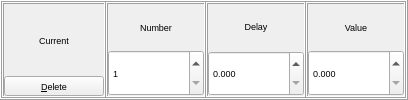
           <widget class="QFrame" name="frame_Shade_Current">
            <property name="frameShape">
             <enum>QFrame::Box</enum>
            </property>
            <property name="frameShadow">
             <enum>QFrame::Raised</enum>
            </property>
            <property name="lineWidth">
             <number>1</number>
            </property>
            <layout class="QHBoxLayout" name="horizontalLayout_10">
             <property name="spacing">
              <number>0</number>
             </property>
             <property name="leftMargin">
              <number>0</number>
             </property>
             <property name="topMargin">
              <number>0</number>
             </property>
             <property name="rightMargin">
              <number>0</number>
             </property>
             <property name="bottomMargin">
              <number>0</number>
             </property>
             <item>
              <widget class="QFrame" name="frame_Shade_Current_Title">
               <property name="frameShape">
                <enum>QFrame::Box</enum>
               </property>
               <property name="frameShadow">
                <enum>QFrame::Raised</enum>
               </property>
               <layout class="QVBoxLayout" name="verticalLayout_14">
                <property name="spacing">
                 <number>0</number>
                </property>
                <property name="leftMargin">
                 <number>0</number>
                </property>
                <property name="topMargin">
                 <number>0</number>
                </property>
                <property name="rightMargin">
                 <number>0</number>
                </property>
                <property name="bottomMargin">
                 <number>0</number>
                </property>
                <item>
                 <widget class="QLabel" name="label_Shade_Current">
                  <property name="minimumSize">
                   <size>
                    <width>100</width>
                    <height>0</height>
                   </size>
                  </property>
                  <property name="font">
                   <font>
                    <pointsize>7</pointsize>
                    <italic>false</italic>
                   </font>
                  </property>
                  <property name="autoFillBackground">
                   <bool>false</bool>
                  </property>
                  <property name="frameShape">
                   <enum>QFrame::NoFrame</enum>
                  </property>
                  <property name="frameShadow">
                   <enum>QFrame::Raised</enum>
                  </property>
                  <property name="text">
                   <string>Current</string>
                  </property>
                  <property name="alignment">
                   <set>Qt::AlignCenter</set>
                  </property>
                 </widget>
                </item>
                <item>
                 <widget class="QPushButton" name="pushButton_Shade_Delete">
                  <property name="minimumSize">
                   <size>
                    <width>0</width>
                    <height>20</height>
                   </size>
                  </property>
                  <property name="maximumSize">
                   <size>
                    <width>16777215</width>
                    <height>20</height>
                   </size>
                  </property>
                  <property name="font">
                   <font>
                    <pointsize>7</pointsize>
                    <italic>false</italic>
                   </font>
                  </property>
                  <property name="focusPolicy">
                   <enum>Qt::NoFocus</enum>
                  </property>
                  <property name="text">
                   <string>&amp;Delete</string>
                  </property>
                 </widget>
                </item>
               </layout>
              </widget>
             </item>
             <item>
              <widget class="QFrame" name="frame_Shade_Number">
               <property name="sizePolicy">
                <sizepolicy hsizetype="Fixed" vsizetype="Fixed">
                 <horstretch>0</horstretch>
                 <verstretch>0</verstretch>
                </sizepolicy>
               </property>
               <property name="minimumSize">
                <size>
                 <width>100</width>
                 <height>50</height>
                </size>
               </property>
               <property name="maximumSize">
                <size>
                 <width>100</width>
                 <height>50</height>
                </size>
               </property>
               <property name="frameShape">
                <enum>QFrame::Box</enum>
               </property>
               <property name="frameShadow">
                <enum>QFrame::Raised</enum>
               </property>
               <layout class="QVBoxLayout" name="verticalLayout_62">
                <property name="spacing">
                 <number>0</number>
                </property>
                <property name="sizeConstraint">
                 <enum>QLayout::SetMaximumSize</enum>
                </property>
                <property name="leftMargin">
                 <number>0</number>
                </property>
                <property name="topMargin">
                 <number>0</number>
                </property>
                <property name="rightMargin">
                 <number>0</number>
                </property>
                <property name="bottomMargin">
                 <number>0</number>
                </property>
                <item>
                 <widget class="QFrame" name="frame_Label_Shade_Number">
                  <property name="frameShape">
                   <enum>QFrame::NoFrame</enum>
                  </property>
                  <property name="frameShadow">
                   <enum>QFrame::Raised</enum>
                  </property>
                  <layout class="QVBoxLayout" name="verticalLayout_63">
                   <property name="leftMargin">
                    <number>0</number>
                   </property>
                   <property name="topMargin">
                    <number>0</number>
                   </property>
                   <property name="rightMargin">
                    <number>0</number>
                   </property>
                   <property name="bottomMargin">
                    <number>0</number>
                   </property>
                   <item>
                    <widget class="QLabel" name="label_Shade_Number">
                     <property name="font">
                      <font>
                       <pointsize>7</pointsize>
                       <italic>false</italic>
                      </font>
                     </property>
                     <property name="autoFillBackground">
                      <bool>false</bool>
                     </property>
                     <property name="frameShape">
                      <enum>QFrame::NoFrame</enum>
                     </property>
                     <property name="frameShadow">
                      <enum>QFrame::Raised</enum>
                     </property>
                     <property name="text">
                      <string>Number</string>
                     </property>
                     <property name="alignment">
                      <set>Qt::AlignCenter</set>
                     </property>
                    </widget>
                   </item>
                  </layout>
                 </widget>
                </item>
                <item>
                 <widget class="QDoubleSpinBox" name="doubleSpinBox_Shade_Number">
                  <property name="sizePolicy">
                   <sizepolicy hsizetype="Preferred" vsizetype="Preferred">
                    <horstretch>0</horstretch>
                    <verstretch>0</verstretch>
                   </sizepolicy>
                  </property>
                  <property name="font">
                   <font>
                    <pointsize>7</pointsize>
                   </font>
                  </property>
                  <property name="wrapping">
                   <bool>false</bool>
                  </property>
                  <property name="frame">
                   <bool>true</bool>
                  </property>
                  <property name="buttonSymbols">
                   <enum>QAbstractSpinBox::UpDownArrows</enum>
                  </property>
                  <property name="accelerated">
                   <bool>true</bool>
                  </property>
                  <property name="keyboardTracking">
                   <bool>true</bool>
                  </property>
                  <property name="showGroupSeparator" stdset="0">
                   <bool>false</bool>
                  </property>
                  <property name="decimals">
                   <number>0</number>
                  </property>
                  <property name="minimum">
                   <double>1.000000000000000</double>
                  </property>
                  <property name="maximum">
                   <double>1000000.000000000000000</double>
                  </property>
                  <property name="singleStep">
                   <double>1.000000000000000</double>
                  </property>
                  <property name="value">
                   <double>1.000000000000000</double>
                  </property>
                 </widget>
                </item>
               </layout>
              </widget>
             </item>
             <item>
              <widget class="QFrame" name="frame_Shade_Delay">
               <property name="sizePolicy">
                <sizepolicy hsizetype="Fixed" vsizetype="Fixed">
                 <horstretch>0</horstretch>
                 <verstretch>0</verstretch>
                </sizepolicy>
               </property>
               <property name="minimumSize">
                <size>
                 <width>100</width>
                 <height>50</height>
                </size>
               </property>
               <property name="maximumSize">
                <size>
                 <width>100</width>
                 <height>50</height>
                </size>
               </property>
               <property name="frameShape">
                <enum>QFrame::Box</enum>
               </property>
               <property name="frameShadow">
                <enum>QFrame::Raised</enum>
               </property>
               <layout class="QVBoxLayout" name="verticalLayout_64">
                <property name="spacing">
                 <number>2</number>
                </property>
                <property name="sizeConstraint">
                 <enum>QLayout::SetMaximumSize</enum>
                </property>
                <property name="leftMargin">
                 <number>0</number>
                </property>
                <property name="topMargin">
                 <number>0</number>
                </property>
                <property name="rightMargin">
                 <number>0</number>
                </property>
                <property name="bottomMargin">
                 <number>0</number>
                </property>
                <item>
                 <widget class="QFrame" name="frame_Label_Shade_Delay">
                  <property name="frameShape">
                   <enum>QFrame::NoFrame</enum>
                  </property>
                  <property name="frameShadow">
                   <enum>QFrame::Raised</enum>
                  </property>
                  <layout class="QVBoxLayout" name="verticalLayout_65">
                   <property name="leftMargin">
                    <number>0</number>
                   </property>
                   <property name="topMargin">
                    <number>0</number>
                   </property>
                   <property name="rightMargin">
                    <number>0</number>
                   </property>
                   <property name="bottomMargin">
                    <number>0</number>
                   </property>
                   <item>
                    <widget class="QLabel" name="label_Shade_Delay">
                     <property name="font">
                      <font>
                       <pointsize>7</pointsize>
                       <italic>false</italic>
                      </font>
                     </property>
                     <property name="autoFillBackground">
                      <bool>false</bool>
                     </property>
                     <property name="frameShape">
                      <enum>QFrame::NoFrame</enum>
                     </property>
                     <property name="frameShadow">
                      <enum>QFrame::Raised</enum>
                     </property>
                     <property name="text">
                      <string>Delay</string>
                     </property>
                     <property name="alignment">
                      <set>Qt::AlignCenter</set>
                     </property>
                    </widget>
                   </item>
                  </layout>
                 </widget>
                </item>
                <item>
                 <widget class="QDoubleSpinBox" name="doubleSpinBox_Shade_Delay">
                  <property name="sizePolicy">
                   <sizepolicy hsizetype="Preferred" vsizetype="Preferred">
                    <horstretch>0</horstretch>
                    <verstretch>0</verstretch>
                   </sizepolicy>
                  </property>
                  <property name="font">
                   <font>
                    <pointsize>7</pointsize>
                   </font>
                  </property>
                  <property name="wrapping">
                   <bool>false</bool>
                  </property>
                  <property name="frame">
                   <bool>true</bool>
                  </property>
                  <property name="buttonSymbols">
                   <enum>QAbstractSpinBox::UpDownArrows</enum>
                  </property>
                  <property name="accelerated">
                   <bool>true</bool>
                  </property>
                  <property name="keyboardTracking">
                   <bool>true</bool>
                  </property>
                  <property name="showGroupSeparator" stdset="0">
                   <bool>false</bool>
                  </property>
                  <property name="decimals">
                   <number>3</number>
                  </property>
                  <property name="minimum">
                   <double>0.000000000000000</double>
                  </property>
                  <property name="maximum">
                   <double>1000000.000000000000000</double>
                  </property>
                  <property name="singleStep">
                   <double>0.100000000000000</double>
                  </property>
                  <property name="value">
                   <double>0.000000000000000</double>
                  </property>
                 </widget>
                </item>
               </layout>
              </widget>
             </item>
             <item>
              <widget class="QFrame" name="frame_Shade_Value">
               <property name="sizePolicy">
                <sizepolicy hsizetype="Fixed" vsizetype="Fixed">
                 <horstretch>0</horstretch>
                 <verstretch>0</verstretch>
                </sizepolicy>
               </property>
               <property name="minimumSize">
                <size>
                 <width>100</width>
                 <height>50</height>
                </size>
               </property>
               <property name="maximumSize">
                <size>
                 <width>100</width>
                 <height>50</height>
                </size>
               </property>
               <property name="frameShape">
                <enum>QFrame::Box</enum>
               </property>
               <property name="frameShadow">
                <enum>QFrame::Raised</enum>
               </property>
               <layout class="QVBoxLayout" name="verticalLayout_66">
                <property name="spacing">
                 <number>0</number>
                </property>
                <property name="sizeConstraint">
                 <enum>QLayout::SetMaximumSize</enum>
                </property>
                <property name="leftMargin">
                 <number>0</number>
                </property>
                <property name="topMargin">
                 <number>0</number>
                </property>
                <property name="rightMargin">
                 <number>0</number>
                </property>
                <property name="bottomMargin">
                 <number>0</number>
                </property>
                <item>
                 <widget class="QFrame" name="frame_Label_Shade_Value">
                  <property name="frameShape">
                   <enum>QFrame::NoFrame</enum>
                  </property>
                  <property name="frameShadow">
                   <enum>QFrame::Raised</enum>
                  </property>
                  <layout class="QVBoxLayout" name="verticalLayout_67">
                   <property name="leftMargin">
                    <number>0</number>
                   </property>
                   <property name="topMargin">
                    <number>0</number>
                   </property>
                   <property name="rightMargin">
                    <number>0</number>
                   </property>
                   <property name="bottomMargin">
                    <number>0</number>
                   </property>
                   <item>
                    <widget class="QLabel" name="label_Shade_Value">
                     <property name="font">
                      <font>
                       <pointsize>7</pointsize>
                       <italic>false</italic>
                      </font>
                     </property>
                     <property name="autoFillBackground">
                      <bool>false</bool>
                     </property>
                     <property name="frameShape">
                      <enum>QFrame::NoFrame</enum>
                     </property>
                     <property name="frameShadow">
                      <enum>QFrame::Raised</enum>
                     </property>
                     <property name="text">
                      <string>Value</string>
                     </property>
                     <property name="alignment">
                      <set>Qt::AlignCenter</set>
                     </property>
                    </widget>
                   </item>
                  </layout>
                 </widget>
                </item>
                <item>
                 <widget class="QDoubleSpinBox" name="doubleSpinBox_Shade_Value">
                  <property name="sizePolicy">
                   <sizepolicy hsizetype="Preferred" vsizetype="Preferred">
                    <horstretch>0</horstretch>
                    <verstretch>0</verstretch>
                   </sizepolicy>
                  </property>
                  <property name="font">
                   <font>
                    <pointsize>7</pointsize>
                   </font>
                  </property>
                  <property name="wrapping">
                   <bool>false</bool>
                  </property>
                  <property name="frame">
                   <bool>true</bool>
                  </property>
                  <property name="buttonSymbols">
                   <enum>QAbstractSpinBox::UpDownArrows</enum>
                  </property>
                  <property name="accelerated">
                   <bool>true</bool>
                  </property>
                  <property name="keyboardTracking">
                   <bool>true</bool>
                  </property>
                  <property name="showGroupSeparator" stdset="0">
                   <bool>false</bool>
                  </property>
                  <property name="decimals">
                   <number>3</number>
                  </property>
                  <property name="minimum">
                   <double>0.000000000000000</double>
                  </property>
                  <property name="maximum">
                   <double>2.000000000000000</double>
                  </property>
                  <property name="singleStep">
                   <double>0.100000000000000</double>
                  </property>
                  <property name="value">
                   <double>0.000000000000000</double>
                  </property>
                 </widget>
                </item>
               </layout>
              </widget>
             </item>
            </layout>
           </widget>
